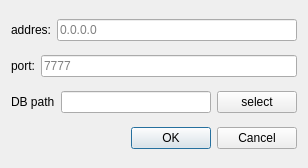
<?xml version="1.0" encoding="UTF-8"?>
<ui version="4.0">
 <class>Dialog</class>
 <widget class="QDialog" name="Dialog">
  <property name="geometry">
   <rect>
    <x>0</x>
    <y>0</y>
    <width>308</width>
    <height>168</height>
   </rect>
  </property>
  <property name="windowTitle">
   <string>Server Config</string>
  </property>
  <property name="modal">
   <bool>true</bool>
  </property>
  <layout class="QVBoxLayout" name="verticalLayout">
   <item>
    <layout class="QHBoxLayout" name="horizontalLayout">
     <item>
      <widget class="QLabel" name="label">
       <property name="text">
        <string>addres:</string>
       </property>
      </widget>
     </item>
     <item>
      <widget class="QLineEdit" name="lineEdit">
       <property name="placeholderText">
        <string>0.0.0.0</string>
       </property>
      </widget>
     </item>
    </layout>
   </item>
   <item>
    <layout class="QHBoxLayout" name="horizontalLayout_2">
     <item>
      <widget class="QLabel" name="label_2">
       <property name="text">
        <string>port:</string>
       </property>
      </widget>
     </item>
     <item>
      <widget class="QLineEdit" name="lineEdit_2">
       <property name="placeholderText">
        <string>7777</string>
       </property>
      </widget>
     </item>
    </layout>
   </item>
   <item>
    <layout class="QHBoxLayout" name="horizontalLayout_3">
     <item>
      <widget class="QLabel" name="label_3">
       <property name="text">
        <string>DB path</string>
       </property>
      </widget>
     </item>
     <item>
      <widget class="QLineEdit" name="lineEdit_3"/>
     </item>
     <item>
      <widget class="QPushButton" name="pushButton">
       <property name="text">
        <string>select</string>
       </property>
      </widget>
     </item>
    </layout>
   </item>
   <item>
    <widget class="QDialogButtonBox" name="buttonBox">
     <property name="orientation">
      <enum>Qt::Horizontal</enum>
     </property>
     <property name="standardButtons">
      <set>QDialogButtonBox::Cancel|QDialogButtonBox::Ok</set>
     </property>
    </widget>
   </item>
  </layout>
 </widget>
 <resources/>
 <connections>
  <connection>
   <sender>buttonBox</sender>
   <signal>accepted()</signal>
   <receiver>Dialog</receiver>
   <slot>accept()</slot>
   <hints>
    <hint type="sourcelabel">
     <x>248</x>
     <y>254</y>
    </hint>
    <hint type="destinationlabel">
     <x>157</x>
     <y>274</y>
    </hint>
   </hints>
  </connection>
  <connection>
   <sender>buttonBox</sender>
   <signal>rejected()</signal>
   <receiver>Dialog</receiver>
   <slot>reject()</slot>
   <hints>
    <hint type="sourcelabel">
     <x>316</x>
     <y>260</y>
    </hint>
    <hint type="destinationlabel">
     <x>286</x>
     <y>274</y>
    </hint>
   </hints>
  </connection>
 </connections>
</ui>
